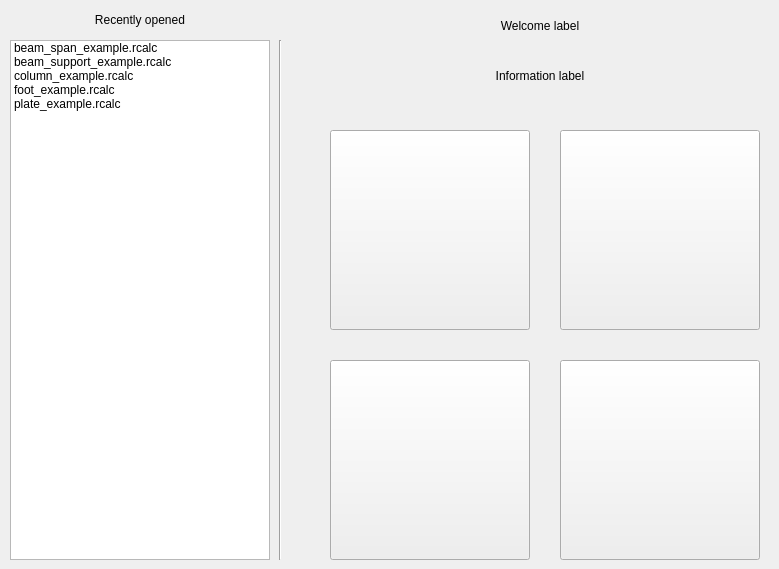
    <widget class="QWidget" name="welcome_page">
     <property name="styleSheet">
      <string notr="true">QLabel#welcome_lbl {
font: 30px &quot;MS Shell Dlg 2&quot;;
}
QLabel#recently_open_lbl {
font: 20px &quot;MS Shell Dlg 2&quot;;
}
QLabel#info_lbl {
font: 15px &quot;MS Shell Dlg 2&quot;;
}</string>
     </property>
     <widget class="QLabel" name="info_lbl">
      <property name="geometry">
       <rect>
        <x>310</x>
        <y>50</y>
        <width>460</width>
        <height>51</height>
       </rect>
      </property>
      <property name="text">
       <string>Information label</string>
      </property>
      <property name="alignment">
       <set>Qt::AlignCenter</set>
      </property>
     </widget>
     <widget class="QListWidget" name="recently_opened_list">
      <property name="geometry">
       <rect>
        <x>10</x>
        <y>40</y>
        <width>260</width>
        <height>520</height>
       </rect>
      </property>
      <item>
       <property name="text">
        <string>beam_span_example.rcalc</string>
       </property>
      </item>
      <item>
       <property name="text">
        <string>beam_support_example.rcalc</string>
       </property>
      </item>
      <item>
       <property name="text">
        <string>column_example.rcalc</string>
       </property>
      </item>
      <item>
       <property name="text">
        <string>foot_example.rcalc</string>
       </property>
      </item>
      <item>
       <property name="text">
        <string>plate_example.rcalc</string>
       </property>
      </item>
     </widget>
     <widget class="QLabel" name="welcome_lbl">
      <property name="geometry">
       <rect>
        <x>310</x>
        <y>10</y>
        <width>460</width>
        <height>31</height>
       </rect>
      </property>
      <property name="text">
       <string>Welcome label</string>
      </property>
      <property name="alignment">
       <set>Qt::AlignCenter</set>
      </property>
     </widget>
     <widget class="QLabel" name="recently_open_lbl">
      <property name="geometry">
       <rect>
        <x>10</x>
        <y>10</y>
        <width>260</width>
        <height>20</height>
       </rect>
      </property>
      <property name="text">
       <string>Recently opened</string>
      </property>
      <property name="alignment">
       <set>Qt::AlignCenter</set>
      </property>
     </widget>
     <widget class="Line" name="separator">
      <property name="geometry">
       <rect>
        <x>270</x>
        <y>40</y>
        <width>20</width>
        <height>520</height>
       </rect>
      </property>
      <property name="orientation">
       <enum>Qt::Vertical</enum>
      </property>
     </widget>
     <widget class="QPushButton" name="plate_btn">
      <property name="geometry">
       <rect>
        <x>330</x>
        <y>130</y>
        <width>200</width>
        <height>200</height>
       </rect>
      </property>
      <property name="text">
       <string/>
      </property>
     </widget>
     <widget class="QPushButton" name="beam_btn">
      <property name="geometry">
       <rect>
        <x>560</x>
        <y>130</y>
        <width>200</width>
        <height>200</height>
       </rect>
      </property>
      <property name="text">
       <string/>
      </property>
     </widget>
     <widget class="QPushButton" name="col_btn">
      <property name="geometry">
       <rect>
        <x>330</x>
        <y>360</y>
        <width>200</width>
        <height>200</height>
       </rect>
      </property>
      <property name="text">
       <string/>
      </property>
     </widget>
     <widget class="QPushButton" name="foot_btn">
      <property name="geometry">
       <rect>
        <x>560</x>
        <y>360</y>
        <width>200</width>
        <height>200</height>
       </rect>
      </property>
      <property name="text">
       <string/>
      </property>
     </widget>
    </widget>
